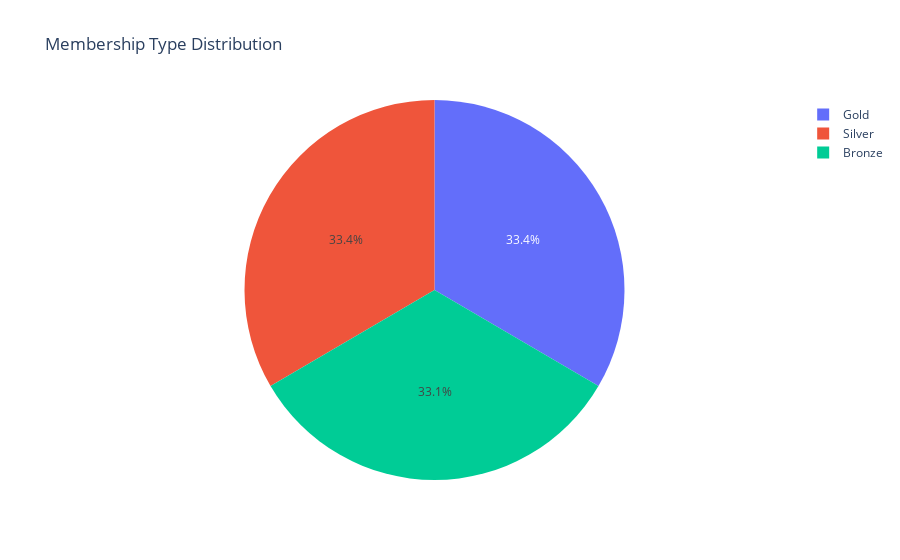

Notebook cell for this chart:
### Code cell
fig = px.pie(df["Membership Type"].value_counts().reset_index(), names='Membership Type', values='count', title='Membership Type Distribution')
fig.show()

### Figure 1 — Plotly figure (JSON) as saved in the notebook; plotly's stock layout.template omitted (floating-point values rounded to 4 significant figures)
{"data": [{"domain": {"x": [0, 1], "y": [0, 1]}, "hovertemplate": "Membership Type=%{label}<br>count=%{value}<extra></extra>", "labels": ["Gold", "Silver", "Bronze"], "legendgroup": "", "name": "", "showlegend": true, "type": "pie", "values": [117, 117, 116]}], "layout": {"legend": {"tracegroupgap": 0}, "title": {"text": "Membership Type Distribution"}}}
